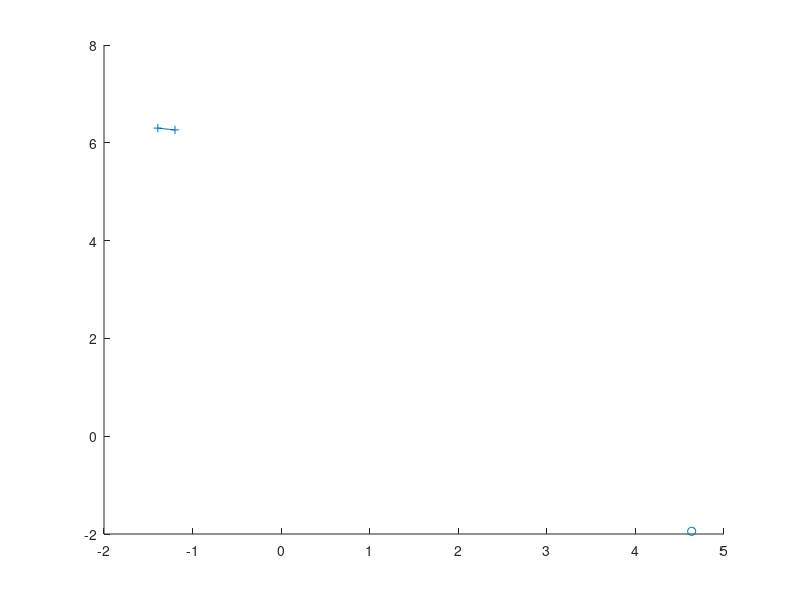

Reproduce this figure in MATLAB.
clc
clear all
close all

figure(1)
scatter(4.634798498683654344176829908974, -1.944540988114024315791539265774, 'o');
hold on

Edge_ = [[-1.198854374732889249699496758694, 6.263827635840454099991347902687];
          [-1.392475241778327488262334554747, 6.300123122240034234664562973194]];

plot(Edge_(:, 1), Edge_(:, 2), '+-'); hold on
